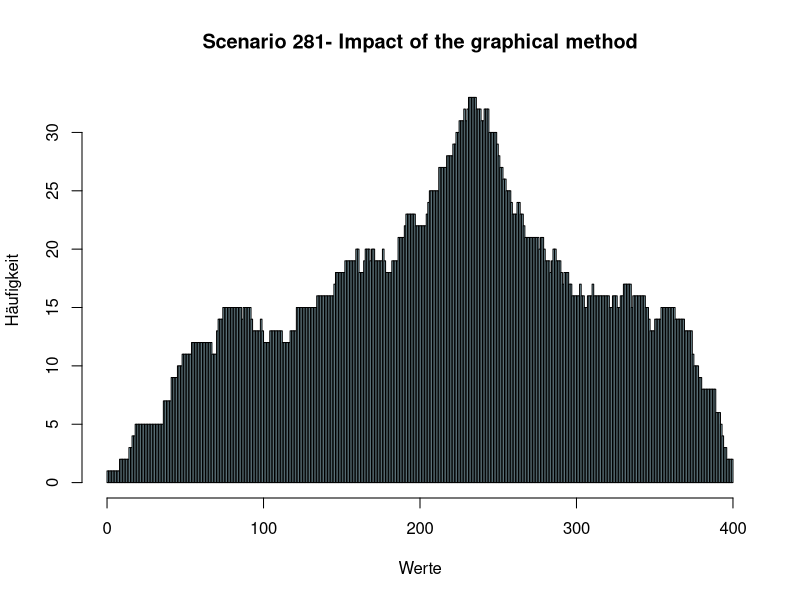
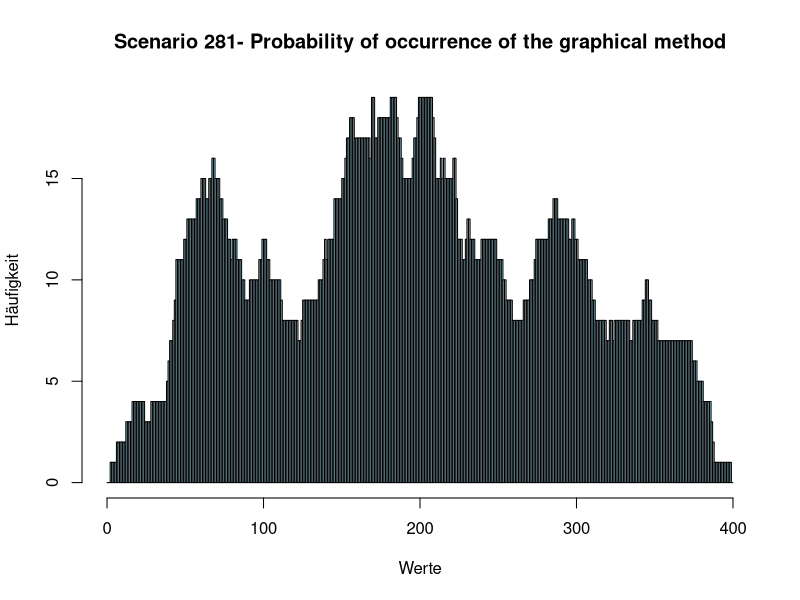
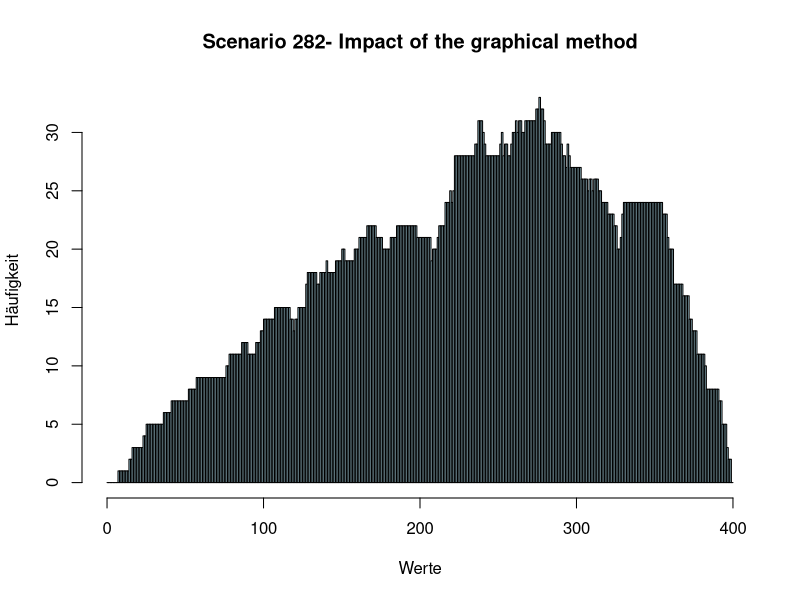
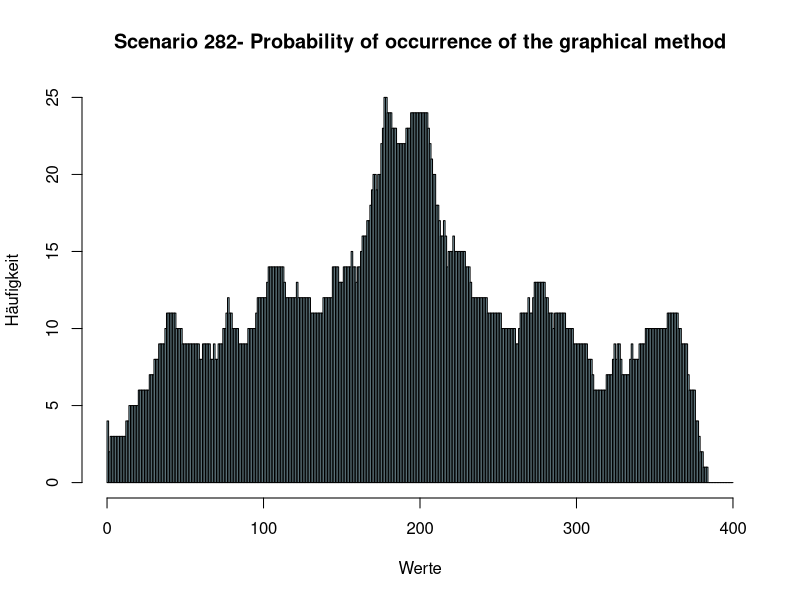
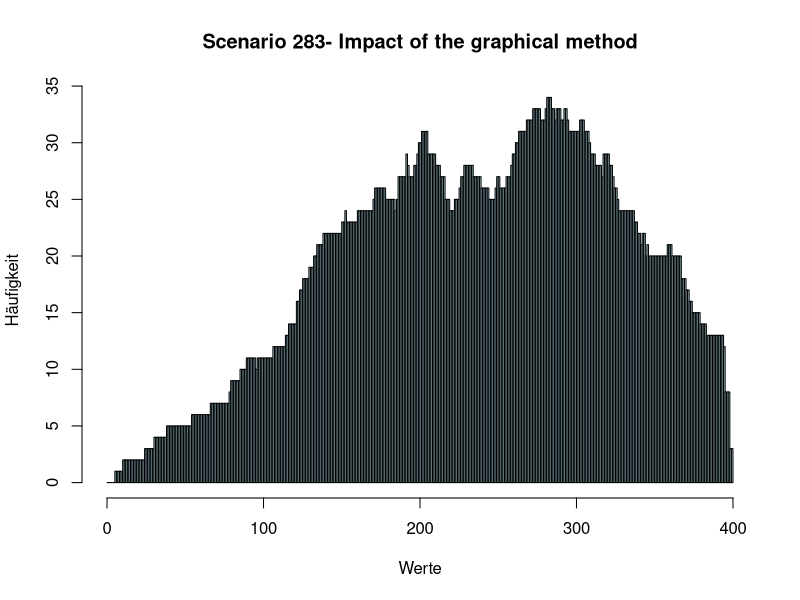
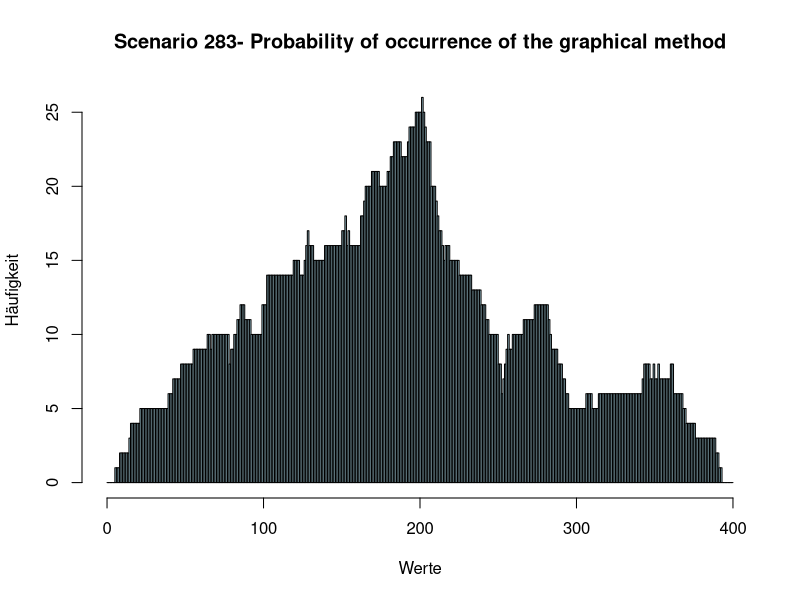
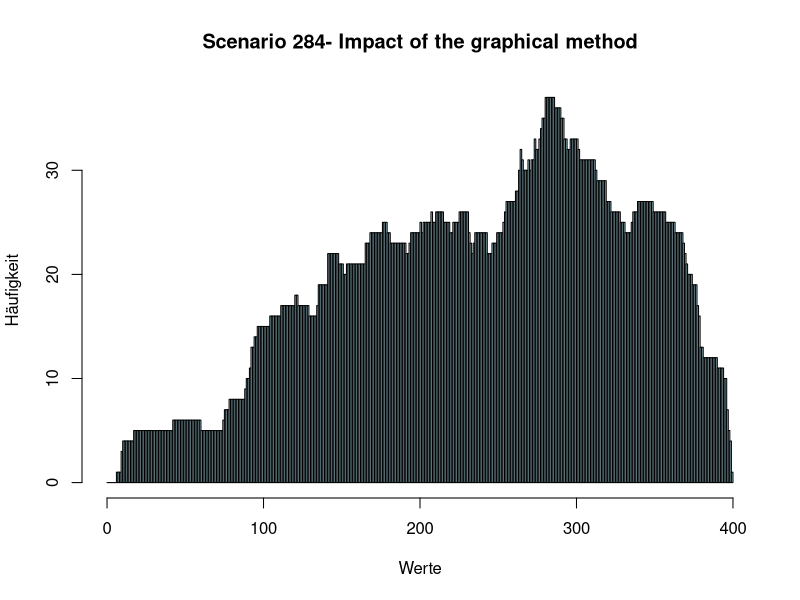
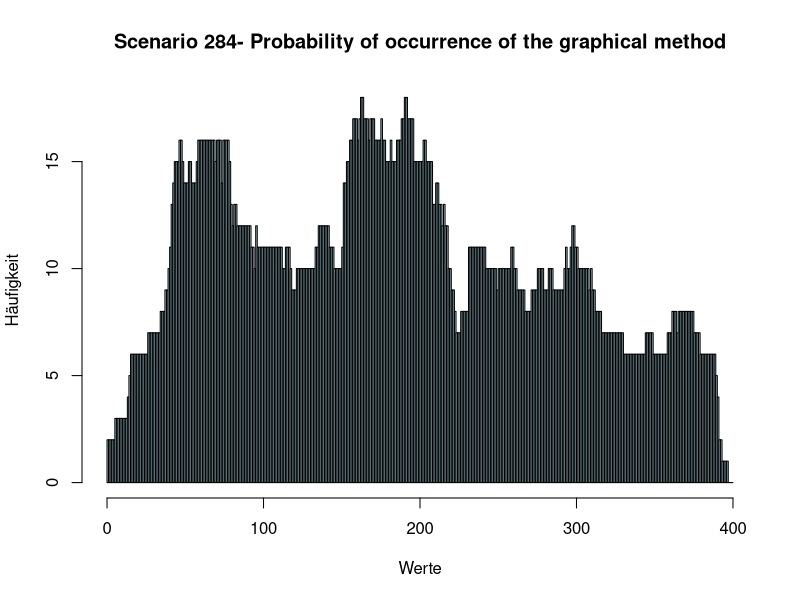

These charts were generated, in order, by the following R code: (Note: this script raises an error after producing the figures.)
library(dplyr)
library(openxlsx)
library(gplots)
library(ggplot2)

answerstable <- read.csv(file = 'myapp/Data/RQ1_corrected.csv', header=TRUE) #importiere das answers file
dfall <- answerstable %>% filter(QUES2SURV_METHOD == "classic" & ANS2SURV_ANSWERED == 1)
scenarios <- as.data.frame(table(dfall$QUES_ID))
numberscenarios  <- nrow(scenarios)
for (anz in 1:numberscenarios) {
  actualscenario =as.vector(scenarios[anz,1])
  #print (actualscenario)
  scentext <- (paste0("Scenario ", actualscenario))
  #print (actualscenario) 
  df <- answerstable %>% filter(QUES2SURV_METHOD == "classic" & ANS2SURV_ANSWERED == 1 & QUES_ID == actualscenario)# & ACC2SURV_ACCID == "22")
  #print (df)
  numberofanswers <- nrow(df)
  
  #D <- cbind(D,0)
  IMPACT <- c()
  LIKELIHOOD <- c()
  
  for (i in 1:numberofanswers){
    AccId <- df[i,"ACC2SURV_ACCID"]
    QuesId <- df[i,"QUES_ID"]
    UncertaintyI <- df[i,"uncertaintyIPixel"]
    UncertaintyO <- df[i,"uncertaintyOPixel"]
    Role <- df[i,"ACC2SURV_ROLE"]
    GroupId <- df[i,"ACC2SURV_GROUPID"]
    x.min <- df[i,"X1Pixel"]
    x.max <- df[i,"X2Pixel"]
    y.min <- df[i,"Y1Pixel"]
    y.max <- df[i,"Y2Pixel"]
    actualvalueX <- x.min
    while (actualvalueX <= x.max){
      IMPACT <- c(IMPACT,actualvalueX)
      actualvalueX = actualvalueX + 1
    }
    actualvaluey <- y.min
    while (actualvaluey <= y.max){
      LIKELIHOOD <- c(LIKELIHOOD,actualvaluey)
      actualvaluey = actualvaluey + 1
    }
    
    
    
  }
  
  headtitleImpact <- (paste0(scentext,"- Impact of the graphical method"))
  headtitleOcc <- (paste0(scentext,"- Probability of occurrence of the graphical method"))
  filetitleImpact <- (paste0("myapp/pictures/31_histogramms_graphical/",scentext,"- Impact.bmp"))
  filetitleOcc <- (paste0("myapp/pictures/31_histogramms_graphical/",scentext,"- Occurrence.bmp"))
  
  

  bin_grenzen <- seq( 0,400)
  
  
  
  bmp(file=filetitleImpact,width=1500, height=1000, res=150)
  hist(IMPACT,breaks = bin_grenzen, main=headtitleImpact, xlab = "Werte", ylab = "Häufigkeit", xlim = c(0, 400), col = "lightblue", border = "black")
  dev.off()

  bmp(file=filetitleOcc,width=1500, height=1000, res=150)
  hist(LIKELIHOOD,breaks = bin_grenzen, main = headtitleOcc, xlab = "Werte", ylab = "Häufigkeit", xlim = c(0, 400), col = "lightblue", border = "black")
  dev.off()
  
    
  #scenfile <- (paste0("myapp/files/4_heatmap/",scentext,"_transformed_new.xlsx"))
  #scenpic <- (paste0("myapp/pictures/17_heatmap_pixel_graphic/",scentext,"_heatmap.bmp"))
  
  #mat1 <- matrix(D$count,ncol=400,nrow=400,byrow=TRUE)
  #datahm <- as.matrix(mat1)  
  
  #bmp(file=scenpic, width = 1000, height = 1000, units = 'px', res = 100)
  #heatmap(datahm, Colv = NA, Rowv = NA, scale="none")
  #dev.off()
  
  
  #print (D)  
  
  #print (scenfile)
  
  #write.csv(D, paste0("myapp/files/4_heatmap/", scentext,"_transformed_new.csv"), row.names=TRUE)
  #write.xlsx(D,file = scenfile, rowNames=TRUE)
  
}
